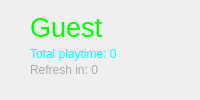
                <widget class="QWidget" name="navbar" native="true">
                 <property name="maximumSize">
                  <size>
                   <width>16777215</width>
                   <height>16777215</height>
                  </size>
                 </property>
                 <layout class="QHBoxLayout" name="horizontalLayout">
                  <property name="spacing">
                   <number>0</number>
                  </property>
                  <property name="leftMargin">
                   <number>0</number>
                  </property>
                  <property name="topMargin">
                   <number>5</number>
                  </property>
                  <property name="rightMargin">
                   <number>0</number>
                  </property>
                  <property name="bottomMargin">
                   <number>10</number>
                  </property>
                  <item>
                   <widget class="QWidget" name="widget_3" native="true">
                    <property name="minimumSize">
                     <size>
                      <width>0</width>
                      <height>70</height>
                     </size>
                    </property>
                    <property name="maximumSize">
                     <size>
                      <width>415</width>
                      <height>70</height>
                     </size>
                    </property>
                    <property name="styleSheet">
                     <string notr="true"/>
                    </property>
                    <layout class="QHBoxLayout" name="horizontalLayout_3">
                     <property name="spacing">
                      <number>5</number>
                     </property>
                     <property name="leftMargin">
                      <number>15</number>
                     </property>
                     <property name="topMargin">
                      <number>0</number>
                     </property>
                     <property name="rightMargin">
                      <number>0</number>
                     </property>
                     <property name="bottomMargin">
                      <number>0</number>
                     </property>
                     <item>
                      <widget class="QLabel" name="user_avatar">
                       <property name="minimumSize">
                        <size>
                         <width>0</width>
                         <height>64</height>
                        </size>
                       </property>
                       <property name="maximumSize">
                        <size>
                         <width>64</width>
                         <height>64</height>
                        </size>
                       </property>
                       <property name="styleSheet">
                        <string notr="true"/>
                       </property>
                       <property name="text">
                        <string/>
                       </property>
                       <property name="pixmap">
                        <pixmap resource="../resources.qrc">:/icons/resources/icons/user_icon.png</pixmap>
                       </property>
                       <property name="scaledContents">
                        <bool>true</bool>
                       </property>
                       <property name="alignment">
                        <set>Qt::AlignLeading|Qt::AlignLeft|Qt::AlignVCenter</set>
                       </property>
                       <property name="margin">
                        <number>0</number>
                       </property>
                       <property name="indent">
                        <number>-1</number>
                       </property>
                      </widget>
                     </item>
                     <item>
                      <widget class="QWidget" name="widget_9" native="true">
                       <property name="minimumSize">
                        <size>
                         <width>0</width>
                         <height>0</height>
                        </size>
                       </property>
                       <property name="styleSheet">
                        <string notr="true"/>
                       </property>
                       <layout class="QVBoxLayout" name="verticalLayout_17" stretch="0,0,0">
                        <property name="spacing">
                         <number>25</number>
                        </property>
                        <property name="leftMargin">
                         <number>3</number>
                        </property>
                        <property name="topMargin">
                         <number>0</number>
                        </property>
                        <property name="bottomMargin">
                         <number>25</number>
                        </property>
                        <item>
                         <widget class="QLabel" name="user_display_name">
                          <property name="sizePolicy">
                           <sizepolicy hsizetype="Preferred" vsizetype="Preferred">
                            <horstretch>0</horstretch>
                            <verstretch>0</verstretch>
                           </sizepolicy>
                          </property>
                          <property name="minimumSize">
                           <size>
                            <width>0</width>
                            <height>40</height>
                           </size>
                          </property>
                          <property name="maximumSize">
                           <size>
                            <width>16777215</width>
                            <height>16777215</height>
                           </size>
                          </property>
                          <property name="font">
                           <font>
                            <pointsize>20</pointsize>
                            <italic>false</italic>
                            <bold>false</bold>
                            <stylestrategy>PreferDefault</stylestrategy>
                           </font>
                          </property>
                          <property name="cursor">
                           <cursorShape>ArrowCursor</cursorShape>
                          </property>
                          <property name="styleSheet">
                           <string notr="true">color: rgb(0, 255, 0);</string>
                          </property>
                          <property name="text">
                           <string>Guest</string>
                          </property>
                          <property name="scaledContents">
                           <bool>false</bool>
                          </property>
                          <property name="alignment">
                           <set>Qt::AlignLeading|Qt::AlignLeft|Qt::AlignTop</set>
                          </property>
                          <property name="wordWrap">
                           <bool>false</bool>
                          </property>
                          <property name="margin">
                           <number>0</number>
                          </property>
                          <property name="indent">
                           <number>0</number>
                          </property>
                         </widget>
                        </item>
                        <item>
                         <widget class="QLabel" name="user_total_playtime">
                          <property name="minimumSize">
                           <size>
                            <width>0</width>
                            <height>35</height>
                           </size>
                          </property>
                          <property name="styleSheet">
                           <string notr="true">color: rgb(0, 255, 255);</string>
                          </property>
                          <property name="text">
                           <string>Total playtime: 0</string>
                          </property>
                          <property name="alignment">
                           <set>Qt::AlignLeading|Qt::AlignLeft|Qt::AlignVCenter</set>
                          </property>
                         </widget>
                        </item>
                        <item>
                         <widget class="QLabel" name="recent_games_refresh_info">
                          <property name="minimumSize">
                           <size>
                            <width>0</width>
                            <height>20</height>
                           </size>
                          </property>
                          <property name="styleSheet">
                           <string notr="true">color: darkgrey; </string>
                          </property>
                          <property name="text">
                           <string>Refresh in: 0</string>
                          </property>
                          <property name="alignment">
                           <set>Qt::AlignLeading|Qt::AlignLeft|Qt::AlignVCenter</set>
                          </property>
                         </widget>
                        </item>
                       </layout>
                      </widget>
                     </item>
                    </layout>
                   </widget>
                  </item>
                  <item>
                   <widget class="QWidget" name="change_steam_id_container" native="true">
                    <property name="minimumSize">
                     <size>
                      <width>0</width>
                      <height>64</height>
                     </size>
                    </property>
                    <property name="maximumSize">
                     <size>
                      <width>415</width>
                      <height>64</height>
                     </size>
                    </property>
                    <property name="font">
                     <font>
                      <pointsize>12</pointsize>
                      <stylestrategy>PreferDefault</stylestrategy>
                     </font>
                    </property>
                    <layout class="QHBoxLayout" name="horizontalLayout_12"/>
                   </widget>
                  </item>
                  <item>
                   <widget class="QWidget" name="widget_5" native="true">
                    <property name="minimumSize">
                     <size>
                      <width>0</width>
                      <height>64</height>
                     </size>
                    </property>
                    <property name="maximumSize">
                     <size>
                      <width>415</width>
                      <height>64</height>
                     </size>
                    </property>
                    <layout class="QHBoxLayout" name="horizontalLayout_13"/>
                   </widget>
                  </item>
                 </layout>
                </widget>
